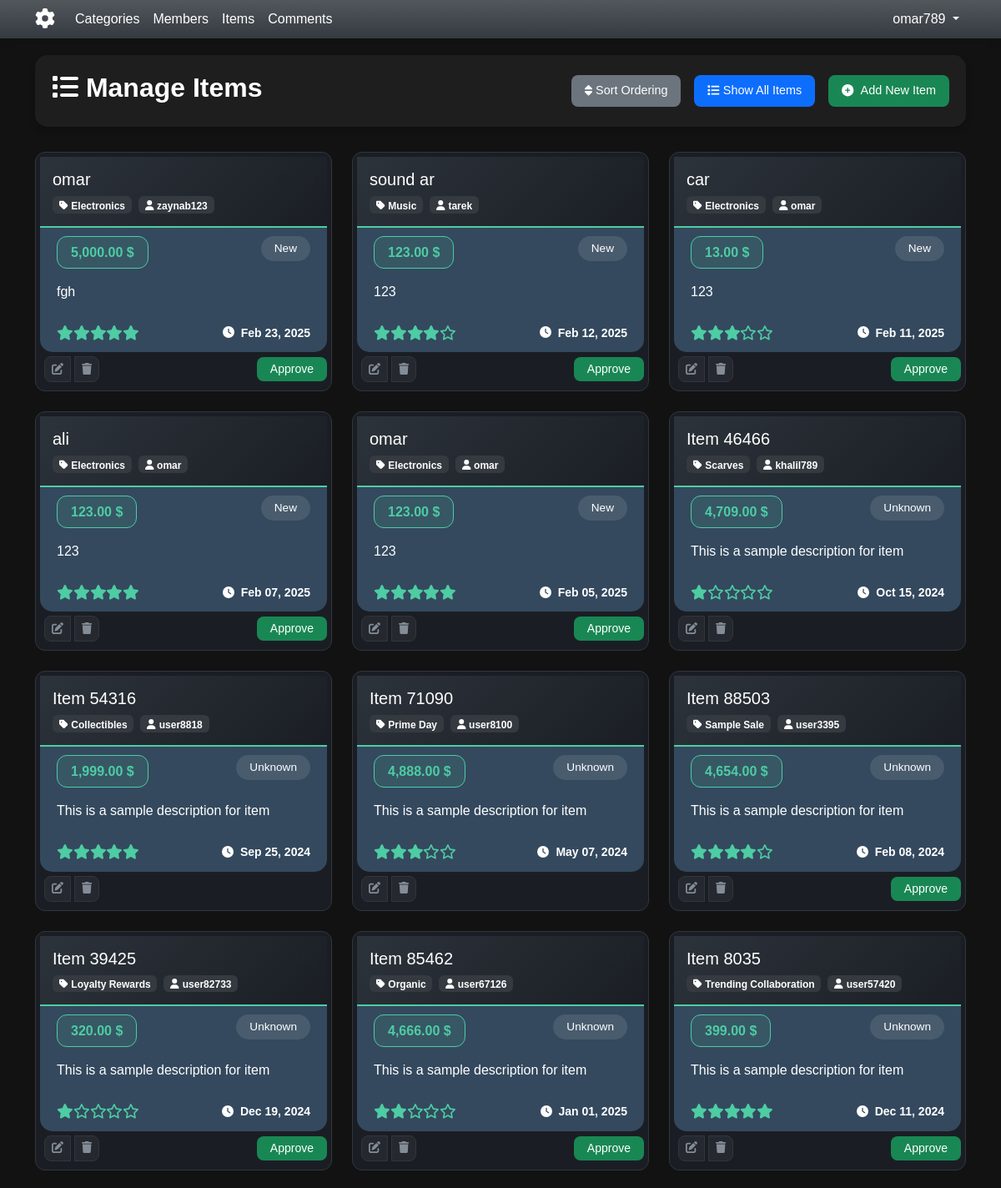
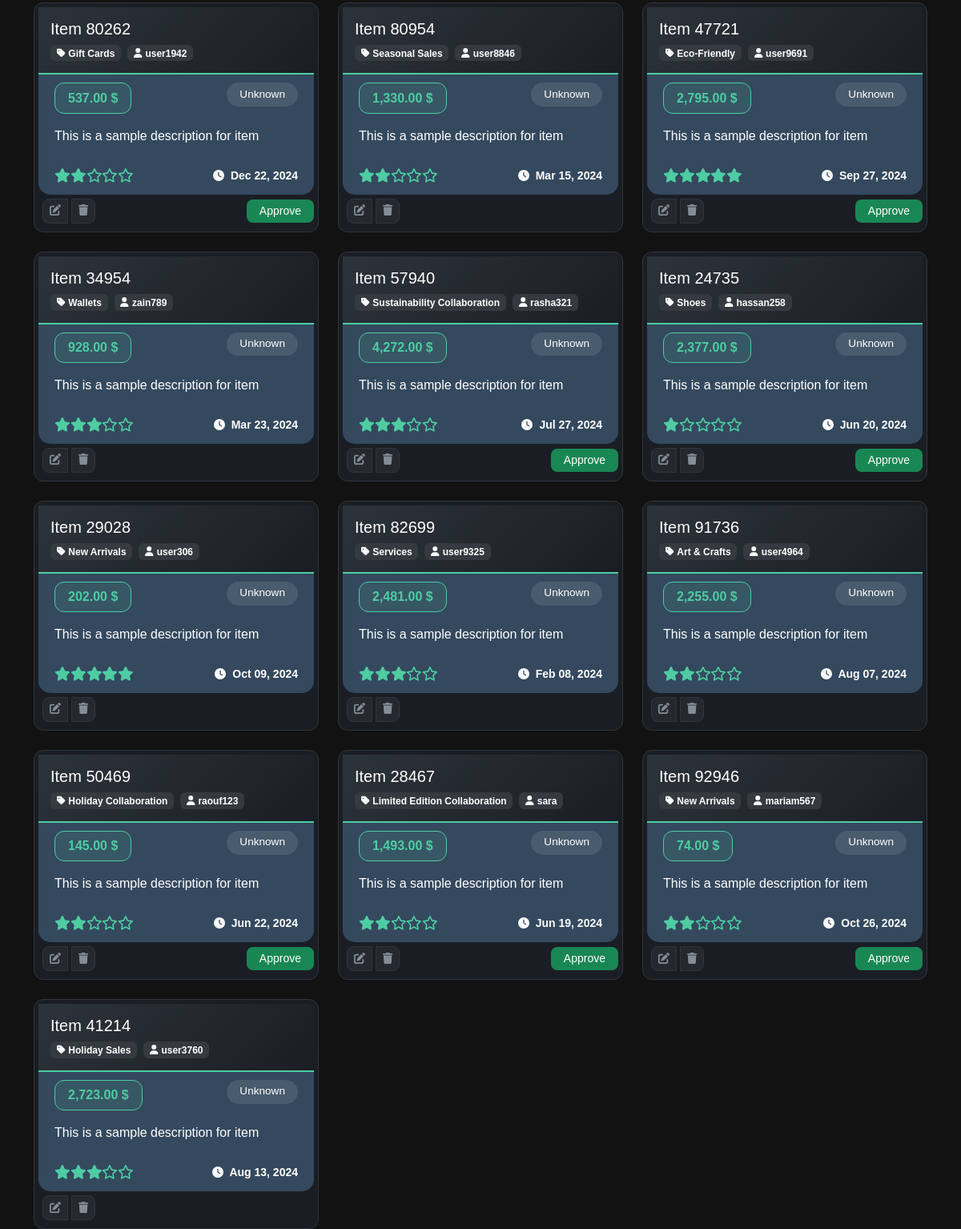
/admin/items.php (signed in), run on the app's committed database (2 pictures, top to bottom).
### tables this page shows
CREATE TABLE `items` (
  `itemsID` int NOT NULL,
  `Name` varchar(255) NOT NULL,
  `Description` text NOT NULL,
  `Price` int NOT NULL,
  `AddDate` datetime NOT NULL,
  `CountryMade` varchar(255) NOT NULL,
  `Status` varchar(255) NOT NULL,
  `Rating` smallint NOT NULL,
  `CatID` int NOT NULL DEFAULT '0',
  `MemberID` int NOT NULL DEFAULT '0',
  `Approve` tinyint NOT NULL DEFAULT '0'
);

CREATE TABLE `categories` (
  `ID` int NOT NULL,
  `Name` varchar(255) NOT NULL,
  `Description` text,
  `Price` int NOT NULL DEFAULT '0',
  `Quantity` int NOT NULL DEFAULT '0',
  `Visibility` tinyint NOT NULL DEFAULT '0'
);

CREATE TABLE `users` (
  `UserID` int NOT NULL,
  `Username` varchar(255) NOT NULL COMMENT 'username to login',
  `Password` varchar(255) NOT NULL COMMENT 'password to login',
  `Email` varchar(255) NOT NULL,
  `FullName` varchar(255) NOT NULL,
  `GroupID` int NOT NULL DEFAULT '0',
  `AdminID` int NOT NULL DEFAULT '0',
  `RagStatus` int NOT NULL DEFAULT '0' COMMENT 'User Approval',
  `Date` datetime DEFAULT NULL,
  `Description` text,
  `Phone` text
);

### admin/pagesItem/manage.php (the view, shortened to what this page needs)
<?php
function generateStarRating($rating)
{
    $stars = '';
    $fullStars = floor($rating);
    $halfStar = ($rating - $fullStars) >= 0.5 ? 1 : 0;
    for ($i = 0; $i < $fullStars; $i++) {
        $stars .= '<i class="fas fa-star"></i>';
    }
    for ($i = 0; $i < (5 - $fullStars - $halfStar); $i++) {
        $stars .= '<i class="far fa-star"></i>';
    }
    return $stars;
}
function getStatusLabel($status)
{
    $statusMap = [
        'new' => 'New',
        'used' => 'Used',
        'old' => 'Old'
    ];
    return $statusMap[$status] ?? 'Unknown';
}
$query = isset($_GET['page']) && $_GET['page'] == 'unpending' ? 'AND Approve = 1' : '';
$sort = isset($_GET['sort']) && $_GET['sort'] == 'DESC' ? 'ASC' : 'DESC';
$stmt = $con->prepare("SELECT items.*, categories.Name AS Cat_Name, users.Username AS User_Name
                      FROM items
                      INNER JOIN categories ON categories.ID = items.CatID
                      INNER JOIN users ON users.UserID = items.MemberID
                      WHERE 1 $query
                      ORDER BY itemsID $sort
                      LIMIT 25");
$stmt->execute();
$rows = $stmt->fetchAll();
?>
<div class="container">
    <div class="header-section">
        <div class="d-flex align-items-center justify-content-between flex-wrap gap-3">
            <div>
                <h2 class="custom-h2 fw-bold text-start me-2"><i class="fa-solid fa-list"></i> <?= isset($_GET['page']) && $_GET['page'] == 'pending' ? 'UnApproved Items' : 'Manage Items' ?></h2>
            </div>
            <div class="d-flex align-items-center flex-wrap gap-3">
                <a id="sortOrdering" class="btn btn-secondary" href="?sort=<?= $sort ?>">
                    <i class="fa-solid fa-sort"></i> Sort Ordering
                </a>
                <a id="showAll" class="btn btn-primary" href="items.php?do=all_comments">
                    <i class="fa-solid fa-list"></i> Show All Items
                </a>
                <a href="items.php?do=add" class="btn btn-success">
                    <i class="fas fa-plus-circle me-2"></i>Add New Item
                </a>
            </div>
        </div>
    </div>
    <div class="row g-4">
        <?php foreach ($rows as $item): ?>
            <?php if (!isset($_GET['page'])) : ?>
                <div class="col-12 col-md-6 col-lg-4">
                    <div class="item-card h-100">
                        <div class="card-header">
                            <div class="d-flex justify-content-between align-items-center mb-2">
                                <h5 class="mb-0"><?= $item['Name'] ?></h5>
                                <div class="text-muted">#<?= $item['itemsID'] ?></div>
                            </div>
                            <div class="d-flex gap-2 text-sm">
                                <span class="badge bg-dark">
                                    <i class="fas fa-tag me-1"></i><?= $item['Cat_Name'] ?>
                                </span>
                                <span class="badge bg-dark">
                                    <i class="fas fa-user me-1"></i><?= $item['User_Name'] ?>
                                </span>
                            </div>
                        </div>
                        <div class="card-body">
                            <div class="d-flex justify-content-between align-items-start mb-3">
                                <div class="price-tag">
                                    <?= number_format($item['Price'], 2) ?> $
                                </div>
                                <div class="status-badge">
                                    <?= getStatusLabel($item['Status']) ?>
                                </div>
                            </div>
                            <strong class="text-white">
                                <p class="card-text text-truncate-3 mb-4 text-white">
                                    <?= $item['Description'] ?>
                                </p>
                            </strong>
                            <div class="d-flex justify-content-between align-items-center">
                                <div class="rating-stars">
                                    <?= generateStarRating($item['Rating']) ?>
                                </div>
                                <div class="text-muted small ">
                                    <strong class="text-white">
                                        <i class="fas fa-clock me-1"></i>
                                        <?= date('M d, Y', strtotime($item['AddDate'])) ?>
                                    </strong>
                                </div>
                            </div>
                        </div>
                        <div class="card-footer bg-transparent">
                            <div class="d-flex justify-content-between align-items-center">
                                <div class="btn-group">
                                    <a href="items.php?do=edit&itemid=<?= $item['itemsID'] ?>"
                                        class="btn btn-actions btn-sm">
                                        <i class="fas fa-edit"></i>
                                    </a>
                                    <a href="items.php?do=delete&itemid=<?= $item['itemsID'] ?>"
                                        class="btn btn-actions btn-sm delete-btn">
                                        <i class="fas fa-trash"></i>
                                    </a>
                                </div>
                                <?php if ($item['Approve'] == 0): ?>
                                    <a href="items.php?do=approve&itemid=<?= $item['itemsID'] ?>"
                                        class="btn btn-sm btn-success px-3">
                                        Approve
                                    </a>
                                <?php endif; ?>
                            </div>
                        </div>
                    </div>
                </div>
            <?php endif ?>
        <?php endforeach; ?>
    </div>
</div>

### admin/style/css/global/global.css (style rules this page uses)
:root { --bs-dark-rgb: 52, 58, 64; --bs-bg-opacity: 0.8; --white-color: #ffffff; --black-color: #000000; --primary-color: #007bff; --secondary-color: #0056b3; --success-color: #28a745; --danger-color: #dc3545; --warning-color: #e67e22; --info-color: #3498db; --shadow: 0 4px 10px rgba(0, 0, 0, 0.1); --transition: all 0.3s ease; }
body { margin: 0; padding: 0; background-color: rgba(var(--bs-dark-rgb), var(--bs-bg-opacity)); color: var(--white-color); font-family: 'Arial', sans-serif; }
a { text-decoration: none; color: inherit; }
strong { color : black }

### admin/style/css/pages/dashboard.css (style rules this page uses)
.btn { border-radius: 5px; text-decoration: none; font-size: 0.9em; transition: background 0.3s ease; }
.btn-secondary { background: #7f8c8d; color: #fff; }

### admin/style/css/main_pages/categorys.css (style rules this page uses)
body { background-color: #1a1d20; color: #ffffff; font-family: 'Arial', sans-serif; margin: 0; padding: 0; }
.card-header { background: linear-gradient(45deg, #34495e, #2c3e50); border-bottom: none; }
.card-body { background-color: #34495e; border-radius: 0 0 15px 15px; }
body { background-color: #121212; color: #ffffff; }
.card-body { padding: 1.5rem; }
.card-text { color: #b0b0b0; }
.btn { border-radius: 8px; padding: 0.5rem 1rem; font-size: 0.9rem; transition: background-color 0.3s ease, transform 0.2s ease; }
.btn-secondary { background-color: #6c757d; border: none; }
.btn-primary { background-color: #0d6efd; border: none; }
.btn-success { background-color: #198754; border: none; }
.btn-sm { padding: 0.25rem 0.5rem; font-size: 0.875rem; }
.custom-h2 { color: #ffffff; font-weight: bold; font-size: 2rem; }
.header-section { background-color: #1e1e1e; padding: 20px; border-radius: 15px; margin-bottom: 30px; box-shadow: 0 4px 8px rgba(0, 0, 0, 0.2); }

### admin/style/css/main_pages/members.css (style rules this page uses)
strong { color: #ffffff; }
span { color: #ffffff; }
div a { text-decoration: none; color: white; }

### admin/includes/templates/header.php (style rules this page uses)
body { font-family: 'Arial', sans-serif; }
body { background-color: #121212; color: #ffffff; }
p { font-weight: 400; }
* { scrollbar-width: thin; scrollbar-color: #555 #2c2c2c; }

### admin/pagesItem/manage.php (style rules this page uses)
:root { --primary-color: #1a1e24; --secondary-color: #2d333b; --accent-color: #4ecca3; --text-primary: #e6edf3; --text-secondary: #848d97; }
.text-muted { color: white; }
.item-card { background: var(--primary-color); border: 1px solid #30363d; border-radius: 12px; transition: all 0.3s cubic-bezier(0.4, 0, 0.2, 1); padding: 5px; }
.card-header { background: linear-gradient(135deg, var(--secondary-color), var(--primary-color)) !important; border-bottom: 2px solid var(--accent-color) !important; padding: 15px; border-radius: 12px; }
.card-body { padding: 10px 20px; }
.price-tag { background: rgba(78, 204, 163, 0.1); padding: 0.4rem 1rem; border-radius: 20px; border: 1px solid var(--accent-color); color: var(--accent-color); font-weight: 600; border-radius: 12px; }
.status-badge { padding: 0.3rem 1rem; border-radius: 20px; font-size: 0.85rem; background: rgba(255, 255, 255, 0.1); }
.rating-stars { color: var(--accent-color); font-size: 1.1rem; }
.btn-actions { border: 1px solid #30363d; background: rgba(255, 255, 255, 0.05); color: var(--text-secondary); transition: all 0.3s ease; margin: 5px; }
.text-truncate-3 { display: -webkit-box; -webkit-line-clamp: 3; -webkit-box-orient: vertical; overflow: hidden; }

### data on the page
items: Name "omar", CatID.Name "Electronics", MemberID.Username "zaynab123", Price "5,000.00", Status "New", Description "fgh", Rating 5 (drawn), AddDate "Feb 23, 2025"
items: Name "sound ar", CatID.Name "Music", MemberID.Username "tarek", Price "123.00", Status "New", Description "123", Rating 4 (drawn), AddDate "Feb 12, 2025"
items: Name "car", CatID.Name "Electronics", MemberID.Username "omar", Price "13.00", Status "New", Description "123", Rating 3 (drawn), AddDate "Feb 11, 2025"
items: Name "ali", CatID.Name "Electronics", MemberID.Username "omar", Price "123.00", Status "New", Description "123", Rating 5 (drawn), AddDate "Feb 07, 2025"
items: Name "omar", CatID.Name "Electronics", MemberID.Username "omar", Price "123.00", Status "New", Description "123", Rating 5 (drawn), AddDate "Feb 05, 2025"
items: Name "Item 46466", CatID.Name "Scarves", MemberID.Username "khalil789", Price "4,709.00", Status "Unknown", Description "This is a sample description for item", Rating 1 (drawn), AddDate "Oct 15, 2024"
items: Name "Item 54316", CatID.Name "Collectibles", MemberID.Username "user8818", Price "1,999.00", Status "Unknown", Description "This is a sample description for item", Rating 5 (drawn), AddDate "Sep 25, 2024"
items: Name "Item 71090", CatID.Name "Prime Day", MemberID.Username "user8100", Price "4,888.00", Status "Unknown", Description "This is a sample description for item", Rating 3 (drawn), AddDate "May 07, 2024"
items: Name "Item 88503", CatID.Name "Sample Sale", MemberID.Username "user3395", Price "4,654.00", Status "Unknown", Description "This is a sample description for item", Rating 4 (drawn), AddDate "Feb 08, 2024"
items: Name "Item 39425", CatID.Name "Loyalty Rewards", MemberID.Username "user82733", Price "320.00", Status "Unknown", Description "This is a sample description for item", Rating 1 (drawn), AddDate "Dec 19, 2024"
items: Name "Item 85462", CatID.Name "Organic", MemberID.Username "user67126", Price "4,666.00", Status "Unknown", Description "This is a sample description for item", Rating 2 (drawn), AddDate "Jan 01, 2025"
items: Name "Item 8035", CatID.Name "Trending Collaboration", MemberID.Username "user57420", Price "399.00", Status "Unknown", Description "This is a sample description for item", Rating 5 (drawn), AddDate "Dec 11, 2024"
items: Name "Item 80262", CatID.Name "Gift Cards", MemberID.Username "user1942", Price "537.00", Status "Unknown", Description "This is a sample description for item", Rating 2 (drawn), AddDate "Dec 22, 2024"
items: Name "Item 80954", CatID.Name "Seasonal Sales", MemberID.Username "user8846", Price "1,330.00", Status "Unknown", Description "This is a sample description for item", Rating 2 (drawn), AddDate "Mar 15, 2024"
items: Name "Item 47721", CatID.Name "Eco-Friendly", MemberID.Username "user9691", Price "2,795.00", Status "Unknown", Description "This is a sample description for item", Rating 5 (drawn), AddDate "Sep 27, 2024"
items: Name "Item 34954", CatID.Name "Wallets", MemberID.Username "zain789", Price "928.00", Status "Unknown", Description "This is a sample description for item", Rating 3 (drawn), AddDate "Mar 23, 2024"
items: Name "Item 57940", CatID.Name "Sustainability Collaboration", MemberID.Username "rasha321", Price "4,272.00", Status "Unknown", Description "This is a sample description for item", Rating 3 (drawn), AddDate "Jul 27, 2024"
items: Name "Item 24735", CatID.Name "Shoes", MemberID.Username "hassan258", Price "2,377.00", Status "Unknown", Description "This is a sample description for item", Rating 1 (drawn), AddDate "Jun 20, 2024"
items: Name "Item 29028", CatID.Name "New Arrivals", MemberID.Username "user306", Price "202.00", Status "Unknown", Description "This is a sample description for item", Rating 5 (drawn), AddDate "Oct 09, 2024"
items: Name "Item 82699", CatID.Name "Services", MemberID.Username "user9325", Price "2,481.00", Status "Unknown", Description "This is a sample description for item", Rating 3 (drawn), AddDate "Feb 08, 2024"
items: Name "Item 91736", CatID.Name "Art & Crafts", MemberID.Username "user4964", Price "2,255.00", Status "Unknown", Description "This is a sample description for item", Rating 2 (drawn), AddDate "Aug 07, 2024"
items: Name "Item 50469", CatID.Name "Holiday Collaboration", MemberID.Username "raouf123", Price "145.00", Status "Unknown", Description "This is a sample description for item", Rating 2 (drawn), AddDate "Jun 22, 2024"
items: Name "Item 28467", CatID.Name "Limited Edition Collaboration", MemberID.Username "sara", Price "1,493.00", Status "Unknown", Description "This is a sample description for item", Rating 2 (drawn), AddDate "Jun 19, 2024"
items: Name "Item 92946", CatID.Name "New Arrivals", MemberID.Username "mariam567", Price "74.00", Status "Unknown", Description "This is a sample description for item", Rating 2 (drawn), AddDate "Oct 26, 2024"
items: Name "Item 41214", CatID.Name "Holiday Sales", MemberID.Username "user3760", Price "2,723.00", Status "Unknown", Description "This is a sample description for item", Rating 3 (drawn), AddDate "Aug 13, 2024"

### other printed values
lang('CATEGORIES') "Categories"
lang('MEMBER') "Members"
lang('ITEM') "Items"
lang('COMMENT') "Comments"
lang('ADMIN') "omar789"
